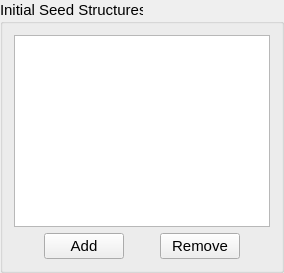
        <widget class="QGroupBox" name="groupBox_3">
         <property name="sizePolicy">
          <sizepolicy hsizetype="Preferred" vsizetype="Ignored">
           <horstretch>0</horstretch>
           <verstretch>1</verstretch>
          </sizepolicy>
         </property>
         <property name="font">
          <font>
           <pointsize>11</pointsize>
          </font>
         </property>
         <property name="title">
          <string>Initial Seed Structures</string>
         </property>
         <layout class="QGridLayout" name="gridLayout_12">
          <item row="2" column="1">
           <layout class="QHBoxLayout" name="horizontalLayout_seedButtons">
            <item>
             <widget class="QPushButton" name="push_addSeed">
              <property name="sizePolicy">
               <sizepolicy hsizetype="Fixed" vsizetype="Fixed">
                <horstretch>0</horstretch>
                <verstretch>0</verstretch>
               </sizepolicy>
              </property>
              <property name="font">
               <font>
                <pointsize>11</pointsize>
               </font>
              </property>
              <property name="text">
               <string>Add</string>
              </property>
             </widget>
            </item>
            <item>
             <widget class="QPushButton" name="push_removeSeed">
              <property name="sizePolicy">
               <sizepolicy hsizetype="Fixed" vsizetype="Fixed">
                <horstretch>0</horstretch>
                <verstretch>0</verstretch>
               </sizepolicy>
              </property>
              <property name="font">
               <font>
                <pointsize>11</pointsize>
               </font>
              </property>
              <property name="text">
               <string>Remove</string>
              </property>
             </widget>
            </item>
           </layout>
          </item>
          <item row="1" column="1">
           <widget class="QListWidget" name="list_seeds">
            <property name="sizePolicy">
             <sizepolicy hsizetype="MinimumExpanding" vsizetype="Expanding">
              <horstretch>0</horstretch>
              <verstretch>1</verstretch>
             </sizepolicy>
            </property>
            <property name="font">
             <font>
              <pointsize>11</pointsize>
             </font>
            </property>
            <property name="toolTip">
             <string>Add initial seed structures.
Seed files may use any supported structure format and do not need to match the selected optimizer.
If the file extension is unknown, XtalOpt will try to identify the format from the file contents.</string>
            </property>
           </widget>
          </item>
         </layout>
        </widget>
